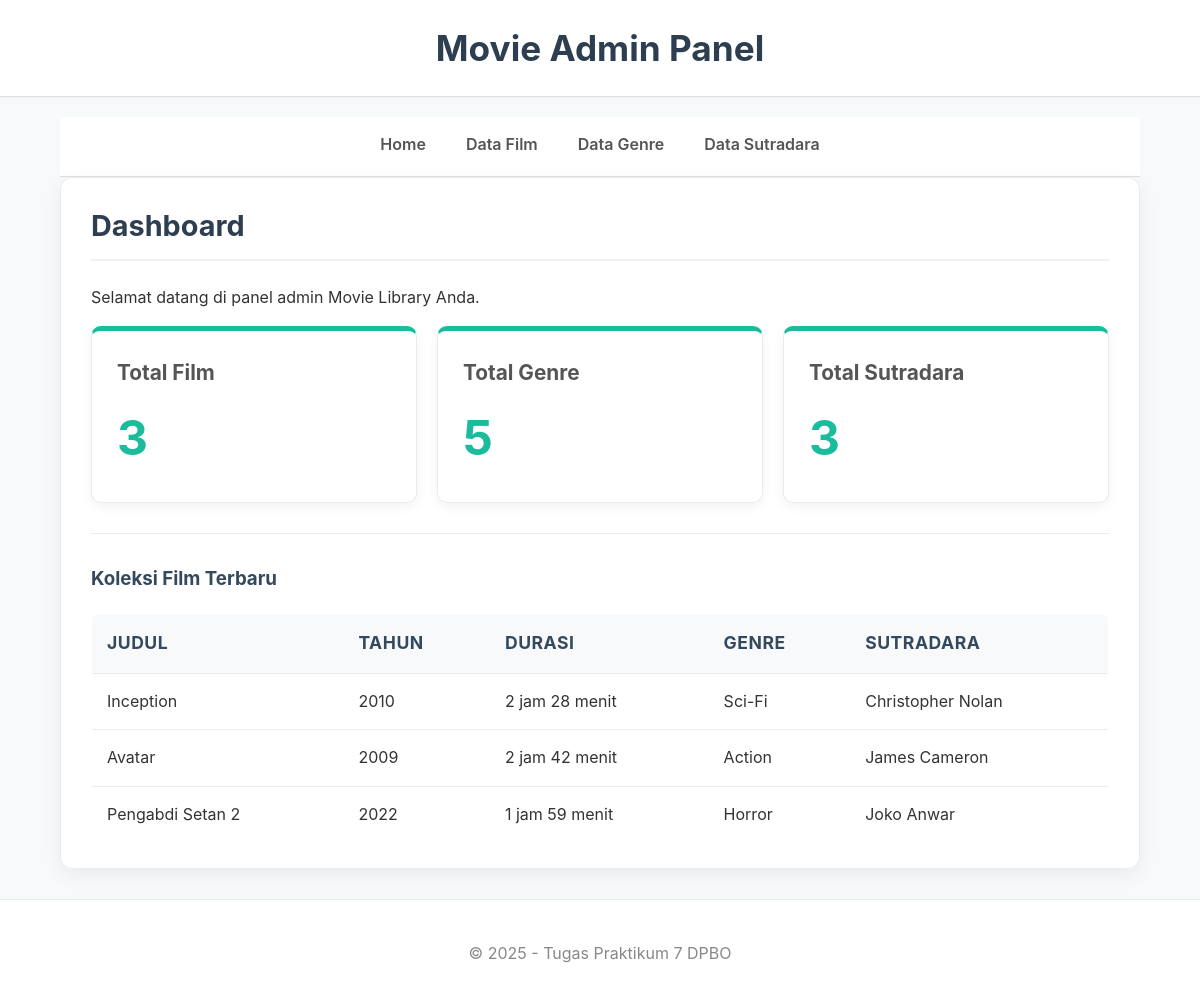
The page / on the database its author committed.
### tables this page shows
CREATE TABLE tbl_film (
    id_film INT AUTO_INCREMENT PRIMARY KEY,
    judul_film VARCHAR(150) NOT NULL,
    tahun_rilis INT(4),
    durasi_menit INT,
    rating_usia VARCHAR(5),
    id_genre INT,
    id_sutradara INT,
    
    FOREIGN KEY (id_genre) 
        REFERENCES tbl_genre(id_genre)
        ON DELETE SET NULL ON UPDATE CASCADE,
        
    FOREIGN KEY (id_sutradara) 
        REFERENCES tbl_sutradara(id_sutradara)
        ON DELETE SET NULL ON UPDATE CASCADE
);

CREATE TABLE tbl_genre (
    id_genre INT AUTO_INCREMENT PRIMARY KEY,
    nama_genre VARCHAR(50) NOT NULL UNIQUE
);

CREATE TABLE tbl_sutradara (
    id_sutradara INT AUTO_INCREMENT PRIMARY KEY,
    nama_sutradara VARCHAR(100) NOT NULL,
    negara_asal VARCHAR(50)
);

### class/Film.php (called while the page is built, shortened)
<?php
class Film {
    private $conn;
    private $table_name = "tbl_film";
    public function __construct($db) {
        $this->conn = $db;
    }
    public function read() {
        $query = "SELECT f.id_film, f.judul_film, f.tahun_rilis, f.durasi_menit, f.rating_usia,
                         g.nama_genre, s.nama_sutradara
                  FROM " . $this->table_name . " f
                  LEFT JOIN tbl_genre g ON f.id_genre = g.id_genre
                  LEFT JOIN tbl_sutradara s ON f.id_sutradara = s.id_sutradara";
        $stmt = $this->conn->prepare($query);
        $stmt->execute();
        return $stmt;
    }
}
?>

### class/Genre.php (called while the page is built, shortened)
<?php
class Genre {
    private $conn;
    private $table_name = "tbl_genre";
    public function __construct($db) {
        $this->conn = $db;
    }
    public function read() {
        $query = "SELECT * FROM " . $this->table_name;
        $stmt = $this->conn->prepare($query);
        $stmt->execute();
        return $stmt;
    }
}
?>

### class/Sutradara.php (called while the page is built, shortened)
<?php
class Sutradara {
    private $conn;
    private $table_name = "tbl_sutradara";
    public function __construct($db) {
        $this->conn = $db;
    }
    public function read() {
        $query = "SELECT * FROM " . $this->table_name;
        $stmt = $this->conn->prepare($query);
        $stmt->execute();
        return $stmt;
    }
}
?>

### view/home.php (the view, shortened to what this page needs)
<?php
include_once 'class/Film.php';
include_once 'class/Genre.php';
include_once 'class/Sutradara.php';
$database = new Database();
$db = $database->getConnection();
$film = new Film($db);
$genre = new Genre($db);
$sutradara = new Sutradara($db);
$stmt_film_all = $film->read();
$stmt_genre_all = $genre->read();
$stmt_sutradara_all = $sutradara->read();
$film_count = $stmt_film_all->rowCount();
$genre_count = $stmt_genre_all->rowCount();
$sutradara_count = $stmt_sutradara_all->rowCount();
function konversiDurasi($menit) {
    $jam = floor($menit / 60);
    $sisaMenit = $menit % 60;
    $hasil = "";
    if ($jam > 0) $hasil .= $jam . " jam ";
    if ($sisaMenit > 0) $hasil .= $sisaMenit . " menit";
    return trim($hasil);
}
?>
<div class="content">
    <h2>Dashboard</h2>
    <p>Selamat datang di panel admin Movie Library Anda.</p>
    <div class="stat-cards-container">
        <div class="stat-card">
            <h4>Total Film</h4>
            <p><?php echo $film_count; ?></p>
        </div>
        <div class="stat-card">
            <h4>Total Genre</h4>
            <p><?php echo $genre_count; ?></p>
        </div>
        <div class="stat-card">
            <h4>Total Sutradara</h4>
            <p><?php echo $sutradara_count; ?></p>
        </div>
    </div>
    <hr>
    <h3>Koleksi Film Terbaru</h3>
    <table>
        <thead>
            <tr>
                <th>Judul</th>
                <th>Tahun</th>
                <th>Durasi</th>
                <th>Genre</th>
                <th>Sutradara</th>
            </tr>
        </thead>
        <tbody>
            <?php
            if ($film_count > 0):
                while ($row = $stmt_film_all->fetch(PDO::FETCH_ASSOC)):
                    extract($row);
            ?>
                <tr>
                    <td><?php echo $judul_film; ?></td>
                    <td><?php echo $tahun_rilis; ?></td>
                    <td><?php echo konversiDurasi($durasi_menit); ?></td>
                    <td><?php echo $nama_genre; ?></td>
                    <td><?php echo $nama_sutradara; ?></td>
                </tr>
            <?php
                endwhile;
            else:
                echo "<tr><td colspan='5' style='text-align: center;'>Belum ada film yang didaftarkan.</td></tr>";
            endif;
            ?>
        </tbody>
    </table>
</div>

### view/header.php (shortened to what this page needs)
<!DOCTYPE html>
<html lang="id">
<head>
    <link rel="stylesheet" href="style.css">
</head>
<body>
    <header>
        <h1>Movie Admin Panel</h1>
    </header>
    <main>

### view/menu.php
<nav>
    <ul>
        <li><a href="index.php?page=home">Home</a></li>
        <li><a href="index.php?page=film">Data Film</a></li>
        <li><a href="index.php?page=genre">Data Genre</a></li>
        <li><a href="index.php?page=sutradara">Data Sutradara</a></li>
    </ul>
</nav>

### index.php (shortened to what this page needs)
<?php
include_once 'view/header.php';
include_once 'view/menu.php';
$page = isset($_GET['page']) ? $_GET['page'] : 'home';
echo '<div class="container">';
switch ($page) {
    case 'home':
    default:
        include_once 'view/home.php';
        break;
}
echo '</div>';
include_once 'view/footer.php';
?>

### view/footer.php
</main>
    <footer>
        <p>&copy; 2025 - Tugas Praktikum 7 DPBO</p>
    </footer>
</body>
</html>

### style.css (style rules this page uses)
* { box-sizing: border-box; }
body { margin: 0; padding: 0; font-family: -apple-system, BlinkMacSystemFont, "Segoe UI", Roboto, "Helvetica Neue", Arial, sans-serif; background-color: #f7f9fb; color: #333; line-height: 1.6; }
main { width: 90%; max-width: 1200px; margin: 20px auto; }
header { background-color: #ffffff; color: #2c3e50; padding: 20px 5%; text-align: center; border-bottom: 1px solid #e0e0e0; box-shadow: 0 2px 4px rgba(0, 0, 0, 0.03); }
header h1 { margin: 0; font-size: 2.2em; }
nav { background: #ffffff; padding: 0 5%; text-align: center; border-bottom: 1px solid #e0e0e0; }
nav ul { list-style: none; padding: 0; margin: 0; display: flex; justify-content: center; }
nav ul li a { color: #555; text-decoration: none; font-weight: 600; padding: 15px 20px; display: block; border-bottom: 3px solid transparent; transition: all 0.3s ease; }
.container { background: #ffffff; padding: 25px 30px; border-radius: 12px; box-shadow: 0 6px 20px rgba(0, 0, 0, 0.06); border: 1px solid #e9ecef; }
.content h2 { color: #2c3e50; margin-top: 0; padding-bottom: 10px; border-bottom: 2px solid #f0f0f0; font-size: 1.8em; }
.content h3 { color: #34495e; margin-top: 25px; margin-bottom: 15px; }
hr { border: 0; height: 1px; background: #e9ecef; margin: 30px 0; }
table { width: 100%; border-collapse: collapse; margin-top: 20px; border-radius: 8px; overflow: hidden; border: 1px solid #e9ecef; }
table th, table td { padding: 15px; text-align: left; border-bottom: 1px solid #e9ecef; }
table th { background-color: #f7f9fb; color: #34495e; font-size: 1.1em; text-transform: uppercase; letter-spacing: 0.5px; }
table tbody tr { background-color: #ffffff; transition: background-color 0.2s ease; }
.stat-cards-container { display: flex; flex-wrap: wrap; gap: 20px; margin-top: 15px; margin-bottom: 25px; }
.stat-card { flex: 1; min-width: 250px; background: #ffffff; border: 1px solid #e9ecef; border-radius: 10px; padding: 25px; box-shadow: 0 4px 12px rgba(0, 0, 0, 0.05); transition: transform 0.3s ease, box-shadow 0.3s ease; border-top: 5px solid #1abc9c; }
.stat-card h4 { color: #555; margin: 0 0 10px 0; font-size: 1.3em; }
.stat-card p { font-size: 3em; font-weight: 700; color: #1abc9c; margin: 0; }
footer { text-align: center; padding: 25px; background: #ffffff; color: #888; margin-top: 30px; border-top: 1px solid #e9ecef; }

### rows shown on the page
tbl_film: judul_film "Inception", tahun_rilis "2010", durasi_menit "2 jam 28 menit", id_genre.nama_genre "Sci-Fi", id_sutradara.nama_sutradara "Christopher Nolan"
tbl_film: judul_film "Avatar", tahun_rilis "2009", durasi_menit "2 jam 42 menit", id_genre.nama_genre "Action", id_sutradara.nama_sutradara "James Cameron"
tbl_film: judul_film "Pengabdi Setan 2", tahun_rilis "2022", durasi_menit "1 jam 59 menit", id_genre.nama_genre "Horror", id_sutradara.nama_sutradara "Joko Anwar"

### other values the page prints
$film_count "3"
$genre_count "5"
$sutradara_count "3"
